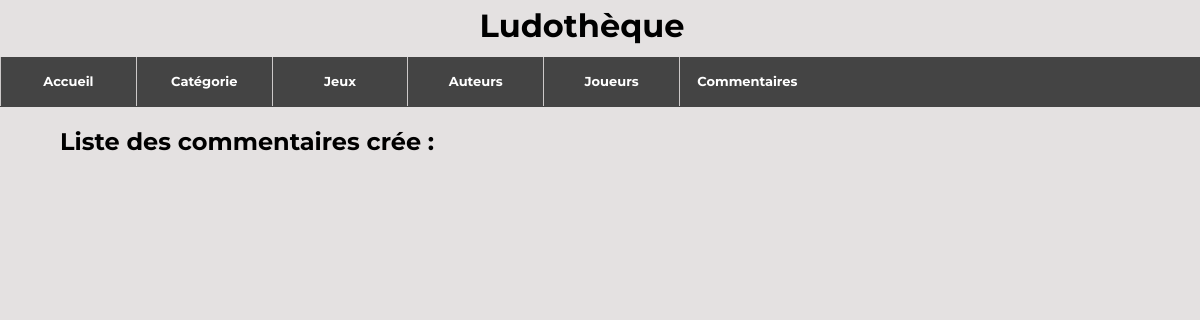
Before: /ludo/affichagecommentaires/ with the older database file.
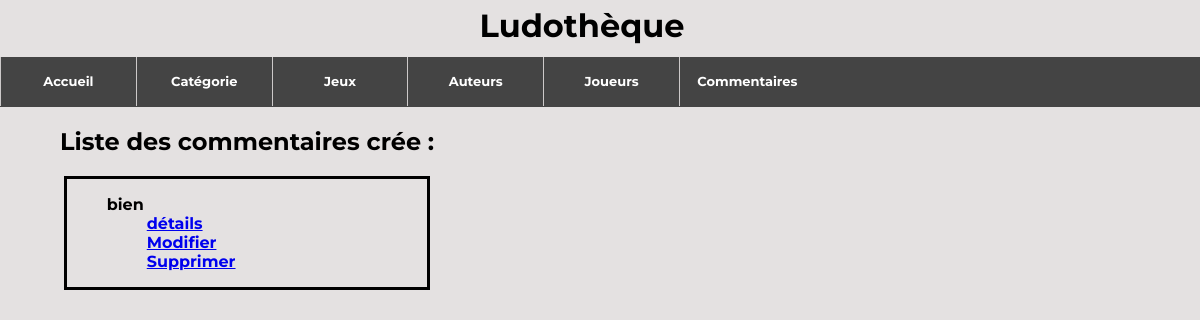
After: the same page with the newer database file.
### ludo/models.py (models this page shows, shortened)
class Commentaires(models.Model):
    jeux_com = models.ForeignKey("jeux", on_delete=models.CASCADE)
    joueurs_com = models.ForeignKey("joueurs", on_delete=models.CASCADE)
    note_com = models.IntegerField(blank=False)
    commentaire_jeu = models.TextField(null=True, blank=True)
    date_com = models.DateField(blank=True, null=True)
    def __str__(self):
        chaine5 = f"{self.commentaire_jeu}"
        return chaine5

### ludo/views.py (the view)
# urls.py: path('affichagecommentaires/', views.affichagecommentaires),
def affichagecommentaires(request):
    liste5 = list(models.Commentaires.objects.all())
    return render(request, 'ludo/affichagecommentaires.html',{"liste" : liste5})

### ludo/templates/ludo/affichagecommentaires.html (shortened to what this page needs)
<!DOCTYPE html>
<html lang="en">
<head>
    {% extends 'main.html' %}
    {% load static %}
    {% block content %}
</head>
<body>
    <div class="margin">
        <h2> Liste des commentaires crée :</h2>
        {% for c in liste %}
        <div class="li_Border">
            <ul>
                {{c}}
                <ul><a href="/ludo/affichecommentaires/{{c.id}}/">détails</a></ul>
                <ul><a href="/ludo/updatecommentaires/{{c.id}}/">Modifier</a></ul>
                <ul><a href="/ludo/deletecommentaires/{{c.id}}/">Supprimer</a></ul>
            </ul>
        </div>
        {% endfor %}
    </div>
</body>
</html>
{% endblock %}

Changed rows visible on the page:
added Commentaires: commentaire_jeu "bien"
